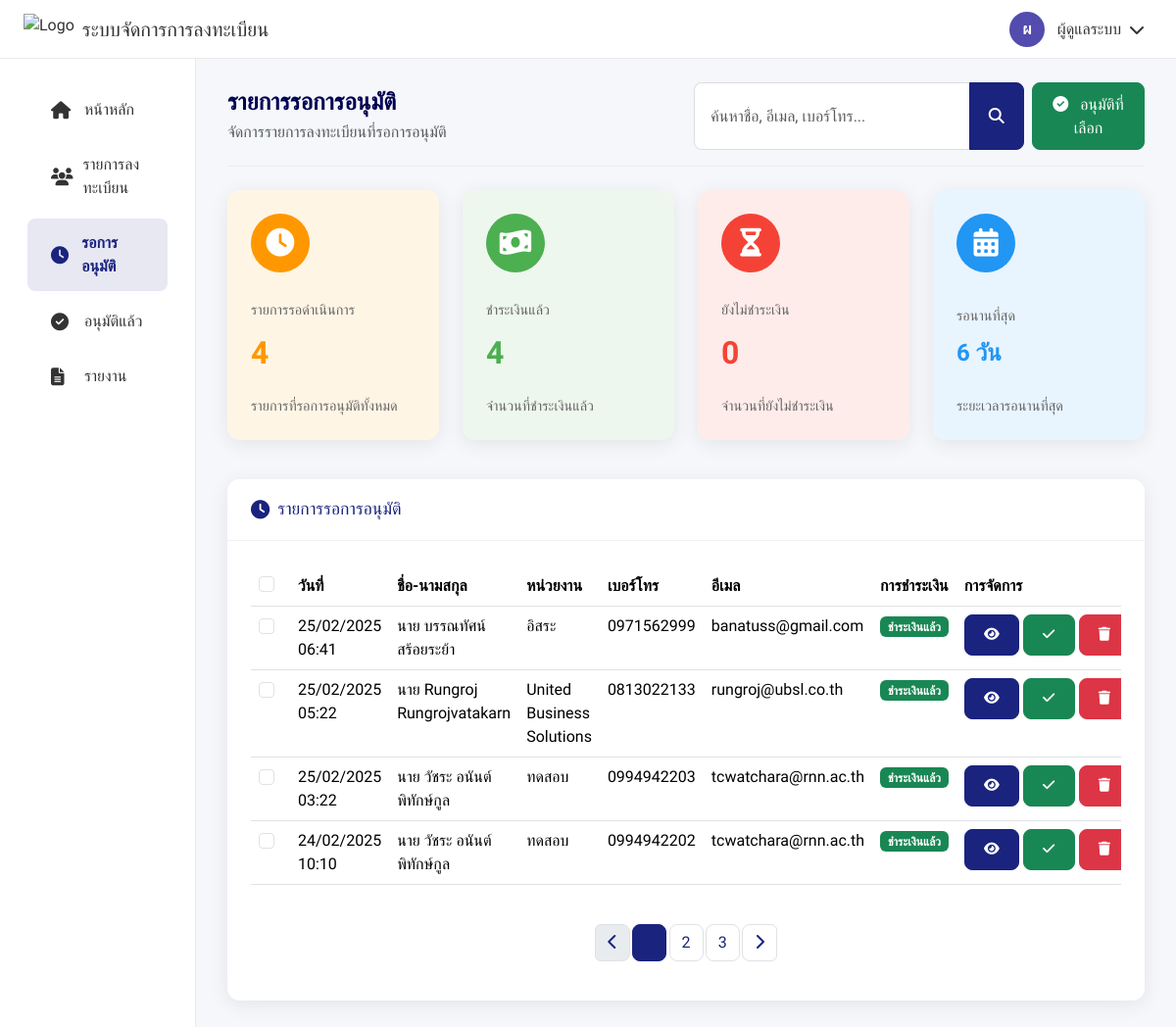
The page /admin/pending_approval.php (signed in) on the database its author committed.
### tables this page shows
CREATE TABLE `registrations` (
  `id` int NOT NULL,
  `title` varchar(50) NOT NULL,
  `title_other` varchar(100) DEFAULT NULL,
  `fullname` varchar(255) NOT NULL,
  `organization` varchar(255) NOT NULL,
  `phone` varchar(20) NOT NULL,
  `email` varchar(255) NOT NULL,
  `line_id` varchar(50) DEFAULT NULL,
  `created_at` timestamp NOT NULL DEFAULT CURRENT_TIMESTAMP,
  `updated_at` timestamp NOT NULL DEFAULT CURRENT_TIMESTAMP ON UPDATE CURRENT_TIMESTAMP,
  `payment_status` enum('not_paid','paid') NOT NULL DEFAULT 'not_paid',
  `payment_updated_at` timestamp NULL DEFAULT NULL,
  `is_approved` tinyint(1) DEFAULT '0',
  `approved_at` timestamp NULL DEFAULT NULL,
  `approved_by` int DEFAULT NULL
);

### admin/pending_approval.php (the view, shortened to what this page needs)
<?php
$database = new Database();
$pdo = $database->getConnection();
$stmt = $pdo->prepare("
    SELECT r.*,
           DATE_FORMAT(r.created_at, '%d/%m/%Y %H:%i') as formatted_date
    FROM registrations r
    WHERE r.is_approved = 0
    ORDER BY r.created_at DESC
");
$stmt->execute();
$pending_registrations = $stmt->fetchAll(PDO::FETCH_ASSOC);
$total_pending = count($pending_registrations);
$earliest_date = null;
if ($total_pending > 0) {
    $earliest_stmt = $pdo->prepare("
        SELECT MIN(created_at) as earliest
        FROM registrations
        WHERE is_approved = 0
    ");
    $earliest_stmt->execute();
    $earliest_result = $earliest_stmt->fetch(PDO::FETCH_ASSOC);
    $earliest_date = $earliest_result['earliest'];
}
$payment_stmt = $pdo->prepare("
    SELECT payment_status, COUNT(*) as count
    FROM registrations
    WHERE is_approved = 0
    GROUP BY payment_status
");
$payment_stmt->execute();
$payment_stats = $payment_stmt->fetchAll(PDO::FETCH_ASSOC);
$paid_count = 0;
$not_paid_count = 0;
foreach ($payment_stats as $stat) {
    if ($stat['payment_status'] == 'paid') {
        $paid_count = $stat['count'];
    } else {
        $not_paid_count = $stat['count'];
    }
}
?>
<!DOCTYPE html>
<html lang="th">
<head>
    <link href="https://cdn.jsdelivr.net/npm/bootstrap@5.3.2/dist/css/bootstrap.min.css" rel="stylesheet">
    <link href="https://cdn.jsdelivr.net/npm/sweetalert2@11/dist/sweetalert2.min.css" rel="stylesheet">
    <link href="https://cdnjs.cloudflare.com/ajax/libs/font-awesome/6.4.0/css/all.min.css" rel="stylesheet">
</head>
<body>
    <header class="header d-flex align-items-center">
        <div class="d-flex align-items-center">
            <img src="https://arts.rmutsb.ac.th/image/logo_art_2019.png" alt="Logo" height="32" class="me-2">
            <h5 class="mb-0 d-none d-md-block">ระบบจัดการการลงทะเบียน</h5>
        </div>
        <div class="ms-auto d-flex align-items-center">
            <div class="dropdown">
                <div class="user-profile" id="userDropdown" data-bs-toggle="dropdown" aria-expanded="false">
                    <div class="profile-avatar">
                        <?php
                        $initials = mb_substr($_SESSION['admin_name'] ?? 'A', 0, 1, 'UTF-8');
                        echo $initials;
                        ?>
                    </div>
                    <div class="profile-info d-none d-md-flex">
                        <span class="profile-name"><?php echo $_SESSION['admin_name'] ?? 'ผู้ดูแลระบบ'; ?></span>
                    </div>
                    <i class="fas fa-chevron-down ms-2"></i>
                </div>
            </div>
        </div>
    </header>
    <div class="container-fluid">
        <div class="row">
            <div class="col-lg-2 sidebar" id="sidebar">
                <ul class="nav flex-column">
                    <li class="nav-item">
                        <a href="dashboard.php" class="nav-link">
                            <i class="fas fa-home"></i>
                            <span>หน้าหลัก</span>
                        </a>
                    </li>
                    <li class="nav-item">
                        <a href="registrations.php" class="nav-link">
                            <i class="fas fa-users"></i>
                            <span>รายการลงทะเบียน</span>
                        </a>
                    </li>
                    <li class="nav-item">
                        <a href="pending_approval.php" class="nav-link active">
                            <i class="fas fa-clock"></i>
                            <span>รอการอนุมัติ</span>
                        </a>
                    </li>
                    <li class="nav-item">
                        <a href="approved.php" class="nav-link">
                            <i class="fas fa-check-circle"></i>
                            <span>อนุมัติแล้ว</span>
                        </a>
                    </li>
                    <li class="nav-item">
                        <a href="#" class="nav-link">
                            <i class="fas fa-file-alt"></i>
                            <span>รายงาน</span>
                        </a>
                    </li>
                </ul>
            </div>
            <div class="col-lg-10 main-content">
                <div class="page-header">
                    <div>
                        <h4>รายการรอการอนุมัติ</h4>
                        <p class="text-muted">จัดการรายการลงทะเบียนที่รอการอนุมัติ</p>
                    </div>
                    <div class="d-flex gap-2">
                        <div class="input-group">
                            <input type="text" class="form-control" id="searchInput"
                                placeholder="ค้นหาชื่อ, อีเมล, เบอร์โทร...">
                            <button class="btn btn-primary" type="button">
                                <i class="fas fa-search"></i>
                            </button>
                        </div>
                        <button class="btn btn-success" onclick="approveSelected()">
                            <i class="fas fa-check-circle me-2"></i>
                            อนุมัติที่เลือก
                        </button>
                    </div>
                </div>
                <div class="row mb-4">
                    <div class="col-sm-6 col-md-3 mb-3">
                        <div class="card h-100">
                            <div class="card-body stat-card bg-pending">
                                <div class="stat-icon" style="background-color: var(--warning-color);">
                                    <i class="fas fa-clock"></i>
                                </div>
                                <div>
                                    <div class="stat-title">รายการรอดำเนินการ</div>
                                    <div class="stat-value"><?php echo $total_pending; ?></div>
                                </div>
                                <div class="stat-desc">รายการที่รอการอนุมัติทั้งหมด</div>
                            </div>
                        </div>
                    </div>
                    <div class="col-sm-6 col-md-3 mb-3">
                        <div class="card h-100">
                            <div class="card-body stat-card bg-paid">
                                <div class="stat-icon" style="background-color: var(--success-color);">
                                    <i class="fas fa-money-bill-wave"></i>
                                </div>
                                <div>
                                    <div class="stat-title">ชำระเงินแล้ว</div>
                                    <div class="stat-value"><?php echo $paid_count; ?></div>
                                </div>
                                <div class="stat-desc">จำนวนที่ชำระเงินแล้ว</div>
                            </div>
                        </div>
                    </div>
                    <div class="col-sm-6 col-md-3 mb-3">
                        <div class="card h-100">
                            <div class="card-body stat-card bg-unpaid">
                                <div class="stat-icon" style="background-color: var(--error-color);">
                                    <i class="fas fa-hourglass-half"></i>
                                </div>
                                <div>
                                    <div class="stat-title">ยังไม่ชำระเงิน</div>
                                    <div class="stat-value"><?php echo $not_paid_count; ?></div>
                                </div>
                                <div class="stat-desc">จำนวนที่ยังไม่ชำระเงิน</div>
                            </div>
                        </div>
                    </div>
                    <div class="col-sm-6 col-md-3 mb-3">
                        <div class="card h-100">
                            <div class="card-body stat-card bg-time">
                                <div class="stat-icon" style="background-color: var(--accent-color);">
                                    <i class="fas fa-calendar-alt"></i>
                                </div>
                                <div>
                                    <div class="stat-title">รอนานที่สุด</div>
                                    <div class="stat-value" style="font-size: 1.5rem;">
                                        <?php
                                            if ($earliest_date) {
                                                $earliest = new DateTime($earliest_date);
                                                $now = new DateTime();
                                                $diff = $earliest->diff($now);
                                                echo $diff->days . ' วัน';
                                            } else {
                                                echo '-';
                                            }
                                        ?>
                                    </div>
                                </div>
                                <div class="stat-desc">ระยะเวลารอนานที่สุด</div>
                            </div>
                        </div>
                    </div>
                </div>
                <div class="card">
                    <div class="card-header">
                        <h5 class="title">
                            <i class="fas fa-clock"></i>
                            รายการรอการอนุมัติ
                        </h5>
                    </div>
                    <div class="card-body">
                        <div class="table-responsive">
                            <table class="table table-hover">
                                <thead>
                                    <tr>
                                        <th width="40">
                                            <div class="form-check">
                                                <input class="form-check-input" type="checkbox" id="selectAll">
                                            </div>
                                        </th>
                                        <th>วันที่</th>
                                        <th>ชื่อ-นามสกุล</th>
                                        <th>หน่วยงาน</th>
                                        <th>เบอร์โทร</th>
                                        <th>อีเมล</th>
                                        <th>การชำระเงิน</th>
                                        <th>การจัดการ</th>
                                    </tr>
                                </thead>
                                <tbody>
                                    <?php if (count($pending_registrations) > 0): ?>
                                        <?php foreach ($pending_registrations as $reg): ?>
                                            <tr>
                                                <td>
                                                    <div class="form-check">
                                                        <input class="form-check-input registration-checkbox" type="checkbox" value="<?php echo $reg['id']; ?>">
                                                    </div>
                                                </td>
                                                <td><?php echo $reg['formatted_date']; ?></td>
                                                <td>
                                                    <?php
                                                        $display_title = $reg['title'];
                                                        echo $display_title . ' ' . $reg['fullname'];
                                                    ?>
                                                </td>
                                                <td><?php echo $reg['organization']; ?></td>
                                                <td><?php echo $reg['phone']; ?></td>
                                                <td><?php echo $reg['email']; ?></td>
                                                <td>
                                                    <?php if ($reg['payment_status'] == 'paid'): ?>
                                                        <span class="badge bg-success">ชำระเงินแล้ว</span>
                                                    <?php else: ?>
                                                        <span class="badge bg-danger">ยังไม่ชำระเงิน</span>
                                                    <?php endif; ?>
                                                </td>
                                                <td class="btn-actions">
                                                    <a href="registration_detail.php?id=<?php echo $reg['id']; ?>" class="btn btn-sm btn-primary">
                                                        <i class="fas fa-eye"></i>
                                                    </a>
                                                    <button type="button" class="btn btn-sm btn-success approve-btn" data-id="<?php echo $reg['id']; ?>">
                                                        <i class="fas fa-check"></i>
                                                    </button>
                                                    <button type="button" class="btn btn-sm btn-danger delete-btn" data-id="<?php echo $reg['id']; ?>">
                                                        <i class="fas fa-trash"></i>
                                                    </button>
                                                </td>
                                            </tr>
                                        <?php endforeach; ?>
                                    <?php endif; ?>
                                </tbody>
                            </table>
                        </div>
                        <?php if (count($pending_registrations) > 0): ?>
                        <nav aria-label="Page navigation" class="mt-4">
                            <ul class="pagination justify-content-center">
                                <li class="page-item disabled">
                                    <a class="page-link" href="#" tabindex="-1" aria-disabled="true">
                                        <i class="fas fa-chevron-left"></i>
                                    </a>
                                </li>
                                <li class="page-item active"><a class="page-link" href="#">1</a></li>
                                <li class="page-item"><a class="page-link" href="#">2</a></li>
                                <li class="page-item"><a class="page-link" href="#">3</a></li>
                                <li class="page-item">
                                    <a class="page-link" href="#">
                                        <i class="fas fa-chevron-right"></i>
                                    </a>
                                </li>
                            </ul>
                        </nav>
                        <?php endif; ?>
                    </div>
                </div>
            </div>
        </div>
    </div>
</body>
</html>

### rows shown on the page
registrations: formatted_date "25/02/2025 06:41", title "นาย", fullname "บรรณทัศน์ สร้อยระย้า", organization "อิสระ", phone "0971562999", email "banatuss@gmail.com", payment_status "ชำระเงินแล้ว"
registrations: formatted_date "25/02/2025 05:22", title "นาย", fullname "Rungroj Rungrojvatakarn", organization "United Business Solutions", phone "0813022133", email "rungroj@ubsl.co.th", payment_status "ชำระเงินแล้ว"
registrations: formatted_date "25/02/2025 03:22", title "นาย", fullname "วัชระ อนันต์พิทักษ์กูล", organization "ทดสอบ", phone "0994942203", email "tcwatchara@rnn.ac.th", payment_status "ชำระเงินแล้ว"
registrations: formatted_date "24/02/2025 10:10", title "นาย", fullname "วัชระ อนันต์พิทักษ์กูล", organization "ทดสอบ", phone "0994942202", email "tcwatchara@rnn.ac.th", payment_status "ชำระเงินแล้ว"

### other values the page prints
$initials "ผ"
$_SESSION['admin_name'] "ผู้ดูแลระบบ"
$total_pending "4"
$paid_count "4"
$not_paid_count "0"
